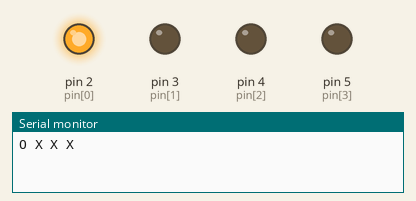
This sketch was run on a simulated Arduino Uno, built with avr-gcc and run on an emulated ATmega328P. Shown: output pins drawn as LEDs (lit = HIGH), the last lines printed to the serial monitor.

Above: at 0.5 s.
At 2.5 s:
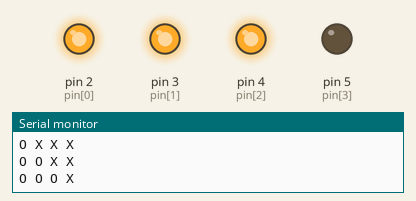
At 3.5 s:
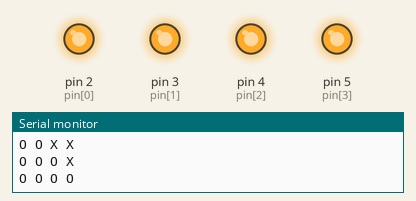
At 5.5 s:
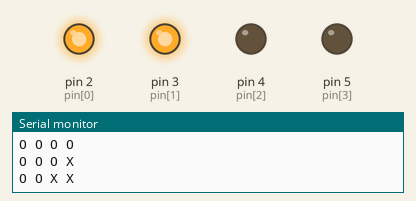
Timing chart, 0 to 6.9 s (numbered marks = the images above):
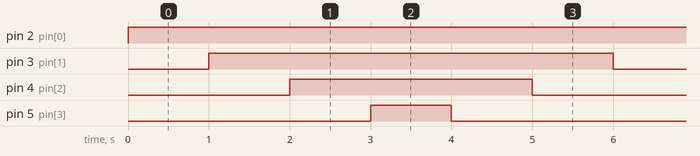

The sketch:

HW3_201824552.ino
```cpp
int pin[]={2, 3, 4, 5};
int pattern=1;
int patternState;

void setup() {
  Serial.begin(9600);
  for(int i=0; i<4; i++){
    pinMode(pin[i], OUTPUT);
    digitalWrite(pin[i], LOW);
  }

}

void loop() {
  for(int i=0; i<4; i++){
    if(i<pattern){
      digitalWrite(pin[i], HIGH);
      Serial.print("O ");
    }
    else{
      digitalWrite(pin[i], LOW);
      Serial.print("X ");
    }
  }
  Serial.println();

  if(pattern==4){
    patternState=0;

  }

  if(pattern==1){
    patternState=1;
  }

  if(patternState==1){
    pattern++;
  }
  else{
    pattern--;
  }

  delay(1000);
}
```

Measured:
- by itself, pin 2 (pin[0]): LOW → HIGH at 0.00 s
- by itself, pin 3 (pin[1]): alternates HIGH for 5.0 s and LOW for 1.0 s
- by itself, pin 4 (pin[2]): alternates HIGH for 3.0 s and LOW for 3.0 s
- by itself, pin 5 (pin[3]): alternates HIGH for 1.0 s and LOW for 5.0 s
